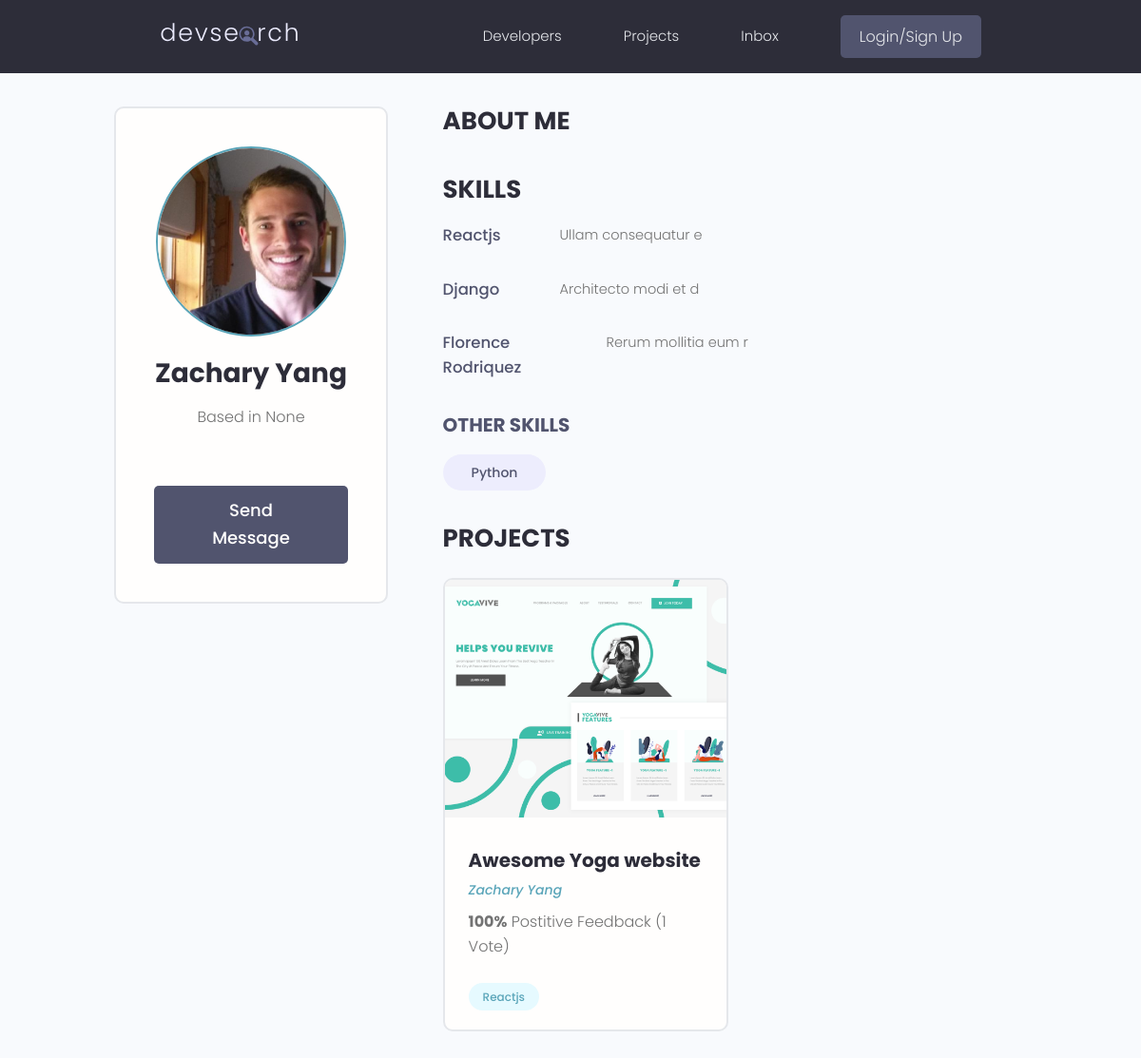
/profile/b98aa93b-8049-47b4-bd11-4d4076bf8589, run on an earlier commit of the app's database.
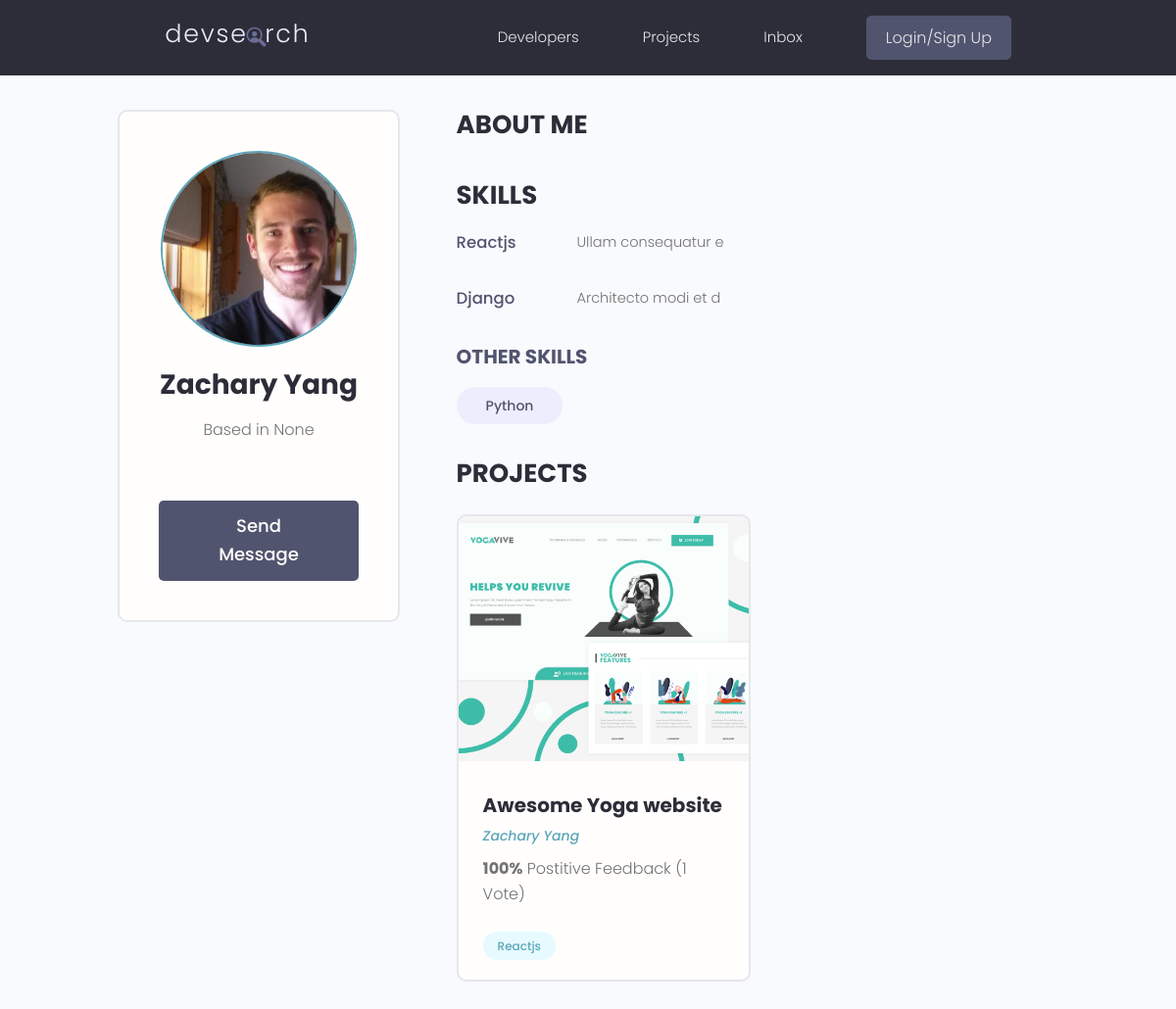
And on a later commit of the database.
### users/models.py (models this page shows, shortened)
class Skill(models.Model):
    owner = models.ForeignKey(
        Profile, on_delete=models.CASCADE, blank=True, null=True)
    name = models.CharField(max_length=200, blank=True, null=True)
    description = models.TextField(blank=True, null=True)
    created = models.DateTimeField(auto_now_add=True)
    id = models.UUIDField(default=uuid.uuid4, unique=True,
                          primary_key=True, editable=False)
    def __str__(self):
        return str(self.name)

class Profile(models.Model):
    user = models.OneToOneField(User, on_delete=models.CASCADE)
    name = models.CharField(max_length=200, blank=True, null=True)
    email = models.EmailField(max_length=500, blank=True, null=True)
    username = models.CharField(max_length=200, blank=True, null=True)
    location = models.CharField(max_length=200, blank=True, null=True)
    short_intro = models.CharField(max_length=200, blank=True, null=True)
    bio = models.TextField(blank=True, null=True)
    profile_image = models.ImageField(
        null=True, blank=True, upload_to='profiles/', default='profiles/user-default.png')
    social_github = models.CharField(max_length=255, null=True, blank=True)
    social_twitter = models.CharField(max_length=255, null=True, blank=True)
    social_linkedin = models.CharField(max_length=255, null=True, blank=True)
    social_youtube = models.CharField(max_length=255, null=True, blank=True)
    social_website = models.CharField(max_length=255, null=True, blank=True)
    created = models.DateTimeField(auto_now_add=True)
    id = models.UUIDField(default=uuid.uuid4, unique=True,
                          primary_key=True, editable=False)

### projects/models.py (models this page shows, shortened)
class Project(models.Model):
    owner = models.ForeignKey(
        Profile, null=True, blank=True, on_delete=models.SET_NULL)
    title = models.CharField(max_length=200)
    description = models.TextField(null=True, blank=True)
    featured_image = models.ImageField(
        null=True, blank=True, default="default.jpg")
    demo_link = models.CharField(max_length=2000, null=True, blank=True)
    source_link = models.CharField(max_length=2000, null=True, blank=True)
    tags = models.ManyToManyField("Tag", blank=True)
    vote_total = models.IntegerField(default=0, null=True, blank=True)
    vote_ratio = models.IntegerField(default=0, null=True, blank=True)
    created = models.DateTimeField(auto_now_add=True)
    id = models.UUIDField(default=uuid.uuid4, unique=True, primary_key=True)

class Tag(models.Model):
    name = models.CharField(max_length=200)
    created = models.DateTimeField(auto_now_add=True)
    id = models.UUIDField(default=uuid.uuid4, unique=True,
                          primary_key=True, editable=False)
    def __str__(self):
        return self.name

### users/views.py (the view)
# urls.py: path('profile/<str:pk>', views.profile, name='profile'),
def profile(request, pk):
    profile = Profile.objects.get(id=pk)
    context = {'profile': profile}
    return render(request, 'users/profile.html', context)

### users/templates/users/profile.html (shortened to what this page needs)
{% extends 'main.html' %} {% block content %}
<main class="profile my-md">
  <div class="container">
    <div class="layout">
      <div class="column column--1of3">
        <div class="card text-center">
          <div class="card__body dev">
            <img
              class="avatar avatar--xl"
              src="{{profile.profile_image.url}}"
            />
            <h2 class="dev__name">{{profile.name}}</h2>
            <p class="dev__location">Based in {{profile.location}}</p>
            <a href="#" class="btn btn--sub btn--lg">Send Message </a>
          </div>
        </div>
      </div>
      <div class="column column--2of3">
        <div class="devInfo">
          <h3 class="devInfo__title">About Me</h3>
        </div>
        <div class="devInfo">
          <h3 class="devInfo__title">Skills</h3>
          <div class="devInfo__skills">
            {% for skill in profile.skill_set.all %} {% if skill.description %}
            <div class="devSkill">
              <h4 class="devSkill__title">{{skill}}</h4>
              <p class="devSkill__info">{{skill.description}}</p>
            </div>
            {% endif %} {% endfor %}
            <h3 class="devInfo__subtitle">Other Skills</h3>
            <div class="devInfo__otherSkills">
              {% for skill in profile.skill_set.all %}
              {% if not skill.description %}
              <span class="tag tag--pill tag--sub tag--lg">
                <small>{{skill}}</small>
              </span>
              {% endif %} {% endfor %}
            </div>
          </div>
        </div>
        <div class="devInfo">
          <h3 class="devInfo__title">Projects</h3>
          <div class="grid grid--two">
            {% for project in profile.project_set.all %}
            <div class="column">
              <div class="card project">
                <a href="single-project.html" class="project">
                  <img
                    class="project__thumbnail"
                    src="{{project.featured_image.url}}"
                    alt="project thumbnail"
                  />
                  <div class="card__body">
                    <h3 class="project__title">{{project.title}}</h3>
                    <p>
                      <a
                        class="project__author"
                        href="{% url 'profile' profile.id %}"
                        >{{profile.name}}</a
                      >
                    </p>
                    <p class="project--rating">
                      <span style="font-weight: bold"
                        >{{project.vote_ratio}}%</span
                      >
                      Postitive Feedback ({{project.vote_total}}
                      Vote{{project.vote_total|pluralize:"s"}})
                    </p>
                    <div class="project__tags">
                      {% for tag in project.tags.all %}
                      <span class="tag tag--pill tag--main">
                        <small>{{tag}}</small>
                      </span>
                      {% endfor %}
                    </div>
                  </div>
                </a>
              </div>
            </div>
            {% endfor %}
          </div>
        </div>
      </div>
    </div>
  </div>
</main>
{% endblock content %}

What changed in the data, as far as the page shows it:
removed Skill: name "Florence Rodriquez", description "Rerum mollitia eum r", shown under "SKILLS"
